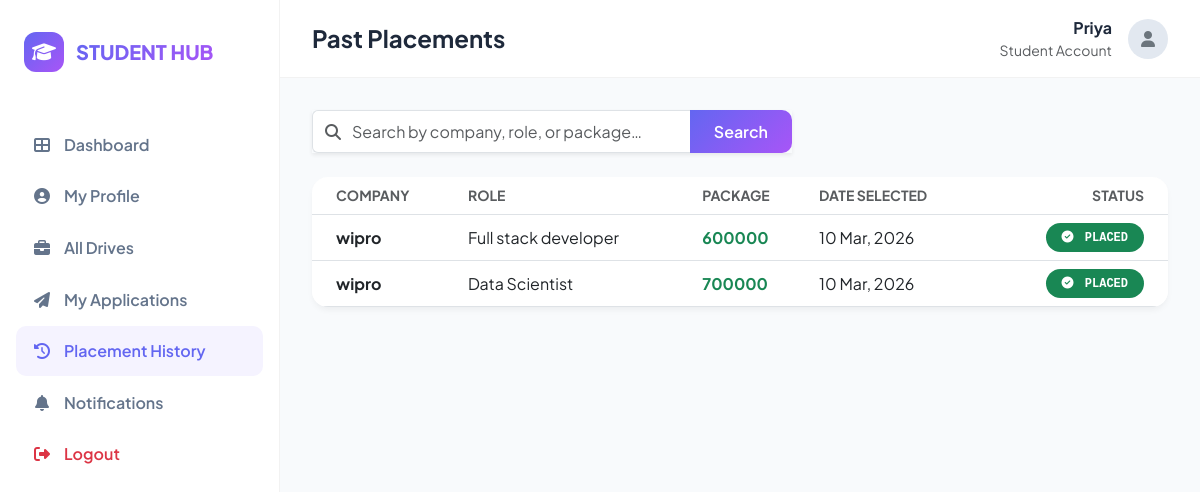
The page /student/history (signed in) on the database its author committed.
### models/student_profile.py (models this page shows, shortened)
class StudentProfile(db.Model):
    __tablename__ = "student_profiles"
    id = db.Column(db.Integer, primary_key=True)
    account_id = db.Column(db.Integer, db.ForeignKey("accounts.id"), unique=True, nullable=False)
    full_name = db.Column(db.String(255), nullable=False)
    university_register_number = db.Column(db.String(100), unique=True, nullable=False)
    gender_code = db.Column(db.String(20), nullable=True)
    date_of_birth = db.Column(db.Date, nullable=True)
    institutional_email = db.Column(db.String(255), unique=True, nullable=False)
    personal_email = db.Column(db.String(255), nullable=True)
    primary_phone = db.Column(db.String(20), nullable=False)
    secondary_phone = db.Column(db.String(20), nullable=True)
    skills = db.Column(db.String(500), nullable=True)
    cv_filename = db.Column(db.String(255), nullable=True)

### models/student_application.py (models this page shows, shortened)
class StudentApplication(db.Model):
    __tablename__ = "student_applications"
    __table_args__ = (
        db.UniqueConstraint('student_id', 'drive_id', name='unique_student_drive_application'),
    )
    id = db.Column(db.Integer, primary_key=True)
    student_id = db.Column(db.Integer, db.ForeignKey("student_profiles.id"), nullable=False)
    drive_id = db.Column(db.Integer, db.ForeignKey("placement_drives.id"), nullable=False)
    status = db.Column(
        db.Enum(ApplicationStatus),
        nullable=False,
        default=ApplicationStatus.APPLIED
    )
    applied_at = db.Column(db.DateTime, nullable=False, default=datetime.utcnow)
    updated_at = db.Column(db.DateTime, nullable=True, onupdate=datetime.utcnow)
    student = db.relationship("StudentProfile", backref=db.backref("student_applications", lazy=True))
    drive = db.relationship("PlacementDrive", backref=db.backref("job_applications", lazy=True, cascade="all, delete-orphan"))

### models/company_profile.py (models this page shows, shortened)
class CompanyProfile(db.Model):
    __tablename__ = "company_profiles"
    id = db.Column(db.Integer, primary_key=True)
    account_id = db.Column(db.Integer, db.ForeignKey("accounts.id"), unique=True, nullable=False)
    name = db.Column(db.String(255), nullable=False)
    company_id_field = db.Column(db.String(100), unique=True, nullable=False)
    website_url = db.Column(db.String(255), nullable=True)
    industry_type = db.Column(db.String(255), nullable=True)
    location = db.Column(db.String(255), nullable=True)
    approval_status = db.Column(
        db.Enum(ApprovalAction),
        nullable=False,
        default=ApprovalAction.PENDING,
        index=True
    )
    hr_contact = db.Column(db.String(255), nullable=False)
    work_email = db.Column(db.String(255), unique=True, nullable=False)

### models/placement_drive.py (models this page shows, shortened)
class PlacementDrive(db.Model):
    __tablename__ = "placement_drives"
    id = db.Column(db.Integer, primary_key=True)
    company_id = db.Column(db.Integer, db.ForeignKey("company_profiles.id"), nullable=False)
    company = db.relationship("CompanyProfile")
    job_title = db.Column(db.String(200), nullable=False)
    job_description = db.Column(db.Text, nullable=False)
    eligibility_criteria = db.Column(db.String(500), nullable=False)
    job_location = db.Column(db.String(100), nullable=False)
    package_amount = db.Column(db.String(50), nullable=False)
    application_deadline = db.Column(db.DateTime, nullable=False)
    approval_status = db.Column(
        db.Enum(DriveStatus),
        nullable=False,
        default=DriveStatus.PENDING
    )
    created_at = db.Column(db.DateTime, nullable=False, default=datetime.utcnow)
    approved_at = db.Column(db.DateTime, nullable=True, onupdate=datetime.utcnow)
    rejection_reason = db.Column(db.String(500), nullable=True)

### routes/engagement_routes.py (the view, shortened to what this page needs)
@student_bp.route("/history", endpoint="history")
@active_account_required
def view_placement_history():
    profile = get_current_student_profile()
    student_name = profile.full_name if profile else "Student User"
    search_query = request.args.get('search', '').strip()
    selected_apps = []
    if profile:
        query = StudentApplication.query.filter_by(
            student_id=profile.id,
            status=ApplicationStatus.SELECTED
        )
        selected_apps = query.all()
    return render_template("student/history.html", student_name=student_name, applications=selected_apps, search_query=search_query)

### routes/engagement_routes.py (called while the page is built)
@student_bp.before_request
def student_required():
    if session.get("role") != "student":
        return redirect(url_for("auth.student_login"))

### utils/helpers.py (called while the page is built)
def get_current_student_profile():
    if 'current_student_profile' not in g:
        account_id = session.get("account_id")
        if account_id:
            g.current_student_profile = StudentProfile.query.filter_by(account_id=account_id).first()
        else:
            g.current_student_profile = None
    return g.current_student_profile

### templates/student/history.html (shortened to what this page needs)
{% extends 'base_student.html' %}
{% block page_title %}Past Placements{% endblock %}
{% block content %}
<div class="mb-4">
    <form action="{{ url_for('student.history') }}" method="GET" class="input-group shadow-sm"
        style="max-width: 480px;">
        <span class="input-group-text bg-white border-end-0">
            <i class="fas fa-search text-muted"></i>
        </span>
        <input type="text" name="search" class="form-control border-start-0 ps-0"
            placeholder="Search by company, role, or package…" autocomplete="off" value="{{ search_query }}">
        <button class="btn btn-primary-custom px-4" type="submit">Search</button>
    </form>
</div>
<div class="card overflow-hidden">
    <div class="table-responsive">
        <table class="table align-middle table-hover mb-0">
            <thead class="bg-light">
                <tr>
                    <th class="ps-4 text-muted small fw-bold">COMPANY</th>
                    <th class="text-muted small fw-bold">ROLE</th>
                    <th class="text-muted small fw-bold">PACKAGE</th>
                    <th class="text-muted small fw-bold">DATE SELECTED</th>
                    <th class="pe-4 text-muted small fw-bold text-end">STATUS</th>
                </tr>
            </thead>
            <tbody>
                {% if applications %}
                {% for app in applications %}
                <tr class="history-row">
                    <td class="ps-4">
                        <div class="fw-bold">{{ app.drive.company.name }}</div>
                    </td>
                    <td>{{ app.drive.job_title }}</td>
                    <td><span class="text-success fw-bold">{{ app.drive.package_amount }}</span></td>
                    <td>{{ app.updated_at.strftime('%d %b, %Y') if app.updated_at else app.applied_at.strftime('%d %b,
                        %Y') }}</td>
                    <td class="pe-4 text-end">
                        <span class="badge bg-success text-white px-3 py-2 rounded-pill font-monospace">
                            <i class="fas fa-check-circle me-1"></i> PLACED
                        </span>
                    </td>
                </tr>
                {% endfor %}
                {% endif %}
            </tbody>
        </table>
    </div>
</div>
{% endblock %}

### templates/base_student.html (shortened to what this page needs)
<!DOCTYPE html>
<html lang="en">
<head>
    <link href="https://cdn.jsdelivr.net/npm/bootstrap@5.3.0/dist/css/bootstrap.min.css" rel="stylesheet">
    <link href="https://cdnjs.cloudflare.com/ajax/libs/font-awesome/6.4.0/css/all.min.css" rel="stylesheet">
</head>
<body>
<nav id="sidebar">
        <div class="sidebar-brand">
            <div class="brand-logo"><i class="fas fa-graduation-cap"></i></div>
            <span class="brand-name">STUDENT HUB</span>
        </div>
        <div class="sidebar-menu">
            <a href="{{ url_for('student.dashboard') }}"
                class="nav-link {% if request.endpoint == 'student.dashboard' %}active{% endif %}">
                <i class="fas fa-th-large"></i> <span>Dashboard</span>
            </a>
            <a href="{{ url_for('student.profile') }}"
                class="nav-link {% if request.endpoint == 'student.profile' %}active{% endif %}">
                <i class="fas fa-user-circle"></i> <span>My Profile</span>
            </a>
<a href="{{ url_for('student.placements') }}"
                class="nav-link {% if request.endpoint == 'student.placements' %}active{% endif %}">
                <i class="fas fa-briefcase"></i> <span>All Drives</span>
            </a>
<a href="{{ url_for('student.applications') }}"
                class="nav-link {% if request.endpoint == 'student.applications' %}active{% endif %}">
                <i class="fas fa-paper-plane"></i> <span>My Applications</span>
            </a>
            <a href="{{ url_for('student.history') }}"
                class="nav-link {% if request.endpoint == 'student.history' %}active{% endif %}">
                <i class="fas fa-history"></i> <span>Placement History</span>
            </a>
            <a href="{{ url_for('student.notifications') }}"
                class="nav-link {% if request.endpoint == 'student.notifications' %}active{% endif %}">
                <i class="fas fa-bell"></i> <span>Notifications</span>
            </a>
<a href="{{ url_for('auth.logout') }}" class="nav-link text-danger">
                <i class="fas fa-sign-out-alt"></i> <span>Logout</span>
            </a>
        </div>
    </nav>
<main id="main-content">
        <div class="top-navbar">
            <h4 class="fw-bold mb-0">{% block page_title %}Dashboard{% endblock %}</h4>
            <div class="dropdown">
                <div class="d-flex align-items-center gap-3" role="button" data-bs-toggle="dropdown"
                    aria-expanded="false" style="cursor: pointer;">
                    <div class="text-end d-none d-md-block">
                        <p class="mb-0 fw-bold">{{ student_name if student_name else 'Student User' }}</p>
                        <p class="mb-0 text-muted small">Student Account</p>
                    </div>
                    <div
                        style="width: 40px; height: 40px; background: #e2e8f0; border-radius: 50%; display: flex; align-items: center; justify-content: center;">
                        <i class="fas fa-user text-secondary"></i>
                    </div>
                </div>
            </div>
        </div>
        {% block content %}{% endblock %}
    </main>
</body>
</html>

### templates/base_student.html (style rules this page uses)
:root { --sidebar-width: 280px; --primary-gradient: linear-gradient(135deg, #6366f1 0%, #a855f7 100%); --sidebar-bg: #ffffff; --sidebar-text: #64748b; --sidebar-active-bg: #f5f3ff; --sidebar-active-text: #6366f1; --content-bg: #f8fafc; }
body { font-family: 'Plus Jakarta Sans', sans-serif; background-color: var(--content-bg); color: #1e293b; min-height: 100vh; }
#sidebar { width: var(--sidebar-width); height: 100vh; position: fixed; left: 0; top: 0; background: var(--sidebar-bg); border-right: 1px solid rgba(0, 0, 0, 0.05); z-index: 1000; display: flex; flex-direction: column; }
.sidebar-brand { padding: 2rem 1.5rem; display: flex; align-items: center; gap: 12px; }
.brand-logo { width: 40px; height: 40px; background: var(--primary-gradient); border-radius: 12px; display: flex; align-items: center; justify-content: center; color: white; font-size: 1.2rem; }
.brand-name { font-weight: 800; font-size: 1.25rem; background: var(--primary-gradient); -webkit-background-clip: text; background-clip: text; -webkit-text-fill-color: transparent; }
.sidebar-menu { padding: 1rem; flex-grow: 1; overflow-y: auto; }
.nav-link { display: flex; align-items: center; gap: 12px; padding: 0.8rem 1rem; color: var(--sidebar-text); font-weight: 600; border-radius: 10px; transition: all 0.2s; margin-bottom: 2px; text-decoration: none; }
.nav-link.active { background: var(--sidebar-active-bg); color: var(--sidebar-active-text); }
.nav-link i { width: 20px; text-align: center; }
#main-content { margin-left: var(--sidebar-width); padding: 2rem; }
.top-navbar { background: white; padding: 1rem 2rem; margin: -2rem -2rem 2rem -2rem; border-bottom: 1px solid rgba(0, 0, 0, 0.05); display: flex; justify-content: space-between; align-items: center; }
.card { border: none; border-radius: 16px; box-shadow: 0 4px 6px -1px rgba(0, 0, 0, 0.05); }
.btn-primary-custom { background: var(--primary-gradient); border: none; color: white; padding: 0.6rem 1.5rem; border-radius: 10px; font-weight: 600; }

### rows shown on the page
StudentProfile: full_name "Priya"
StudentApplication: drive.company.name "wipro", drive.job_title "Full stack developer", drive.package_amount "600000", updated_at "10 Mar, 2026"
StudentApplication: drive.company.name "wipro", drive.job_title "Data Scientist", drive.package_amount "700000", updated_at "10 Mar, 2026"
